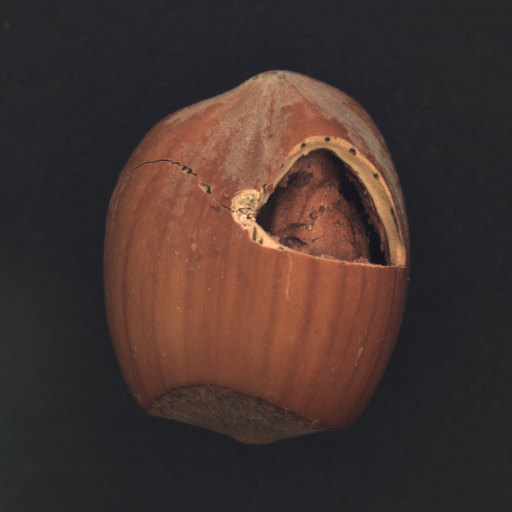
#> input picture week1/day07/data/hazelnut/test/crack/000.png, 1024 x 1024 px (shown at 1/2 size); its folder holds only this picture in this run
$ python project1.py
#> lines starting #> are read from the running program, lines starting #| are printed output that depends on the picture
import cv2
import numpy as np
import matplotlib.pyplot as plt
from pathlib import Path

DATASET_PATH = Path('/Users/alvi/OpenCV/week1/day07/data/hazelnut')  # adjust to your path

def load_mvtec_split(category_path, split='test'):
    """Load images and labels from MVTec AD dataset structure"""
#> called with split = 'test'
    images, labels, defect_types = [], [], []
    split_path = category_path / split

    for defect_dir in sorted(split_path.iterdir()):
        if not defect_dir.is_dir():
            continue
        defect_name = defect_dir.name
        label = 0 if defect_name == 'good' else 1

        for img_path in sorted(defect_dir.glob('*.png')):
            img = cv2.imread(str(img_path))
#> img is the input picture: shape (1024, 1024, 3); mean B, G, R 47.5, 51.6, 68.2
            img = cv2.resize(img, (256, 256))
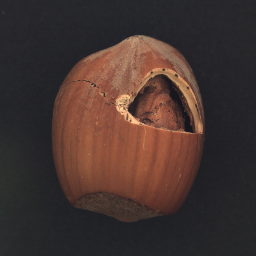
#> img: shape (256, 256, 3); mean B, G, R 47.7, 51.8, 68.3
            images.append(img)
            labels.append(label)
            defect_types.append(defect_name)
#> pass 2 of the loop in load_mvtec_split, `for defect_dir in sorted(split_path.iterdir()):`:
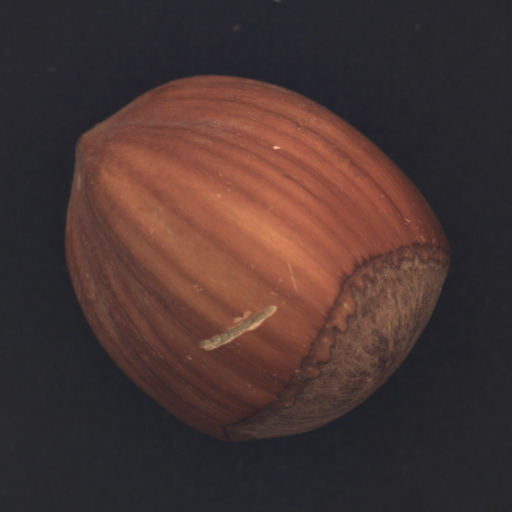
#> input picture week1/day07/data/hazelnut/test/cut/000.png, 1024 x 1024 px (shown at 1/2 size)
#> in load_mvtec_split, img is the input picture: shape (1024, 1024, 3); mean B, G, R 50, 52.6, 72.2
#> in load_mvtec_split, `img = cv2.resize(img, (256, 256))`:
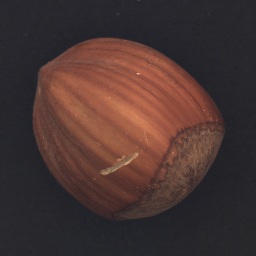
#> img: shape (256, 256, 3); mean B, G, R 50.1, 52.8, 72.3

    return images, labels, defect_types

# Load test set
test_imgs, test_labels, test_types = load_mvtec_split(DATASET_PATH, 'test')
#> test_imgs = 2 items; test_labels = [1, 1]; test_types = ['crack', 'cut']

print("=== Dataset Statistics ===")
print(f"Total test images: {len(test_imgs)}")
#| Total test images: 2
print(f"Good: {test_labels.count(0)}")
#| Good: 0
print(f"Defective: {test_labels.count(1)}")
#| Defective: 2
print(f"Defect types: {set(t for t in test_types if t != 'good')}")
#| Defect types: {'cut', 'crack'}

# Display sample grid
fig, axes = plt.subplots(3, 6, figsize=(18, 9))
fig.suptitle('MVTec AD Dataset Samples', fontsize=14, fontweight='bold')

shown = {}
idx = 0
for i, (img, label, dtype) in enumerate(zip(test_imgs, test_labels, test_types)):
    if dtype not in shown and idx < 18:
        ax = axes.flat[idx]
        ax.imshow(cv2.cvtColor(img, cv2.COLOR_BGR2RGB))
        color = 'red' if label == 1 else 'green'
        ax.set_title(dtype, color=color, fontsize=9)
        ax.axis('off')
        shown[dtype] = True
        idx += 1
#> this loop made 2 passes
#> (label, dtype, color, idx) on passes 1 to 2: (1, 'crack', 'red', 1), (1, 'cut', 'red', 2)
#> after the loop, idx = 2; shown = {'crack': True, 'cut': True}

plt.tight_layout()
plt.savefig('output/dataset_overview.jpg', dpi=150)
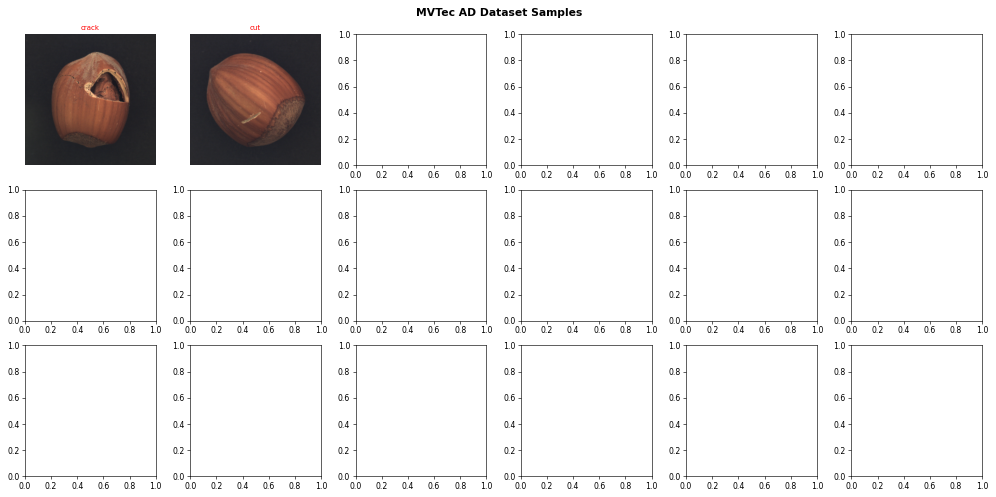
#> figure drawn by matplotlib, 2 panels
plt.show()
